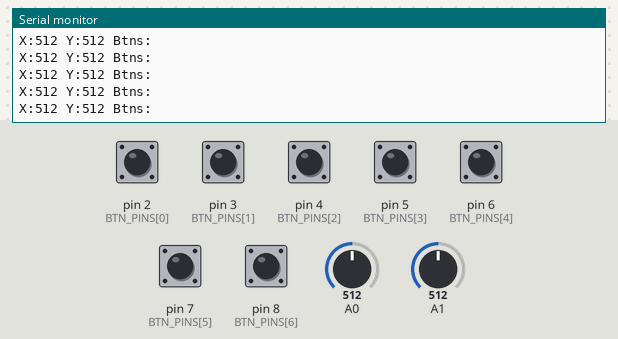
This sketch was run on a simulated Arduino Uno, built with avr-gcc and run on an emulated ATmega328P. Parts: the last lines printed to the serial monitor. Inputs (shaded band) come from the test bench; at power-on: pin 2 (BTN_PINS[0]), pin 3 (BTN_PINS[1]), pin 4 (BTN_PINS[2]), pin 5 (BTN_PINS[3]), pin 6 (BTN_PINS[4]), pin 7 (BTN_PINS[5]), pin 8 (BTN_PINS[6]) HIGH, A0 = 512, A1 = 512.

Above: at 1.2 s.
1.3 s: pin 2 (BTN_PINS[0]) pulled LOW for 0.15 s
At 1.31 s:
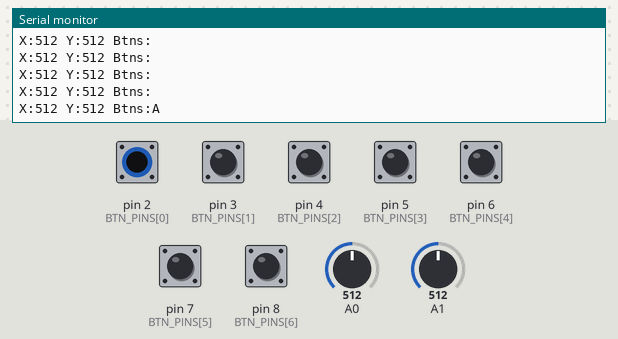
2.9 s: pin 3 (BTN_PINS[1]) pulled LOW for 0.15 s
At 3.03 s:
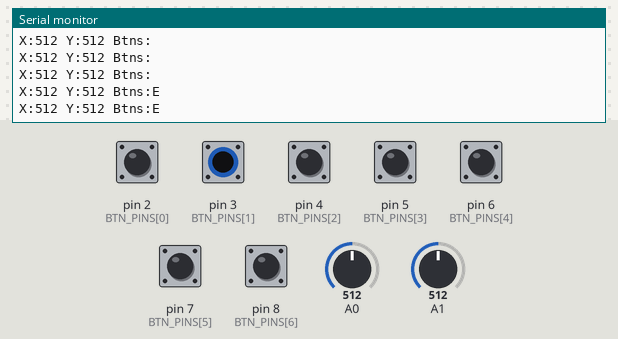
4.5 s: pin 4 (BTN_PINS[2]) pulled LOW for 0.15 s
At 4.54 s:
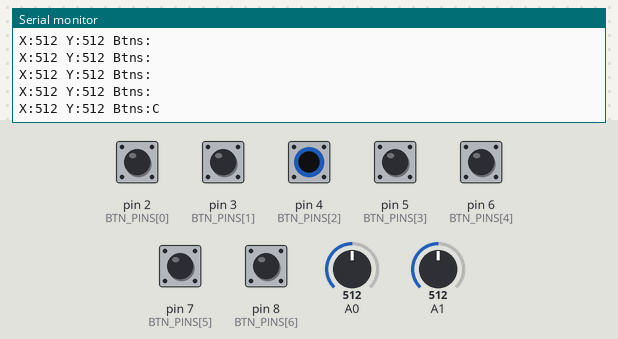
6.1 s: pin 5 (BTN_PINS[3]) pulled LOW for 0.15 s
At 6.15 s:
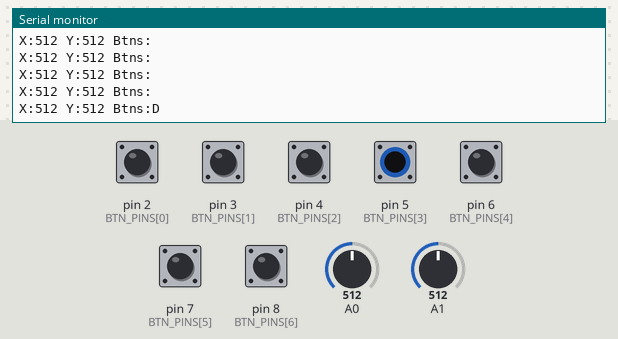
7.7 s: pin 6 (BTN_PINS[4]) pulled LOW for 0.15 s
At 7.76 s:
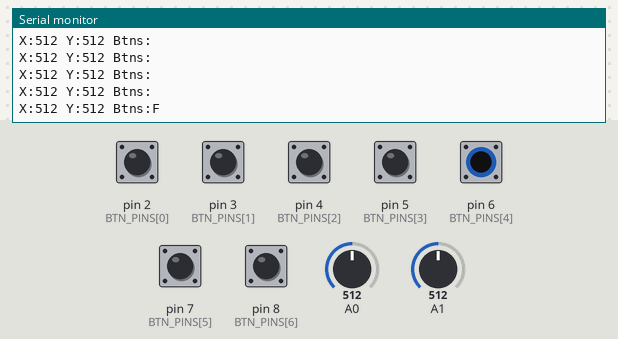
9.3 s: A0 set to 0
At 9.37 s:
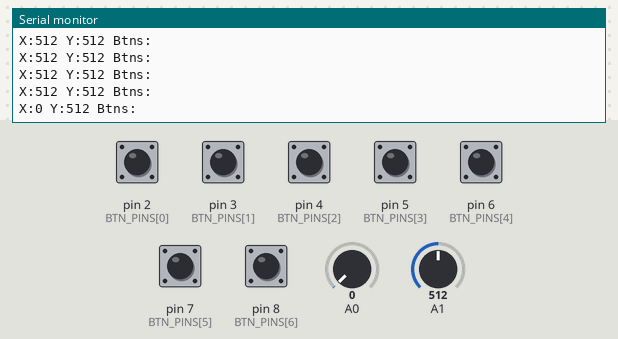

The sketch:

joystick_serial_monitor.ino
```cpp
// Reads X/Y analog axes and seven digital buttons from the joystick shield and prints their values to the serial monitor.
//
// Full tutorial: https://shillehtek.com/blogs/news/arduino-uno-joystick-shield-usb-gamepad-nrf24-transmitter
// Parts used: https://shillehtek.com/products/joystick-shield-v1-a-gamepad-controller-module-for-arduino-r3
//             https://shillehtek.com/products/nrf24l01-2-4ghz-wireless-transceiver-module-spi-for-arduino
//             https://shillehtek.com/products/pro-micro-atmega32u4-5v-16mhz-presoldered-micro-usb
// More examples: https://github.com/shillehbean/shillehtek-examples
//

const int BTN_PINS[] = {2, 3, 4, 5, 6, 7, 8};
const char* BTN_NAMES[] = {"A", "E", "C", "D", "F", "B", "Z"};

void setup() {
  Serial.begin(9600);
  for (int p : BTN_PINS) pinMode(p, INPUT_PULLUP);
}

void loop() {
  int x = analogRead(A0);
  int y = analogRead(A1);

  Serial.print("X:"); Serial.print(x);
  Serial.print(" Y:"); Serial.print(y);
  Serial.print(" Btns:");

  for (int i = 0; i < 7; i++) {
    if (digitalRead(BTN_PINS[i]) == LOW) {
      Serial.print(BTN_NAMES[i]);
      Serial.print(" ");
    }
  }

  Serial.println();
  delay(100);
}
```

axis_read_helpers.ino
```cpp
// Provides a helper function that normalizes an analog axis reading to a -100..100 range with a configurable deadzone and mapping based on min/center/max values.
//
// Full tutorial: https://shillehtek.com/blogs/news/arduino-uno-joystick-shield-usb-gamepad-nrf24-transmitter
// Parts used: https://shillehtek.com/products/joystick-shield-v1-a-gamepad-controller-module-for-arduino-r3
//             https://shillehtek.com/products/nrf24l01-2-4ghz-wireless-transceiver-module-spi-for-arduino
//             https://shillehtek.com/products/pro-micro-atmega32u4-5v-16mhz-presoldered-micro-usb
// More examples: https://github.com/shillehbean/shillehtek-examples
//

int X_MIN = 0, X_CTR = 512, X_MAX = 1023, X_DEAD = 20;

int axisRead(int pin, int min, int ctr, int max, int dead) {
  int v = analogRead(pin) - ctr;
  if (abs(v) < dead) return 0;
  if (v > 0) return map(v, dead, max - ctr, 0, 100);
  return map(v, ctr - min, -dead, -100, 0);
}
```

Measured:
- after the input at 1.3 s, the serial monitor: prints a new line at once (image 1)
- after the input at 2.9 s, the serial monitor: prints a new line at once (image 2)
- after the input at 4.5 s, the serial monitor: prints a new line at once (image 3)
- after the input at 6.1 s, the serial monitor: prints a new line at once (image 4)
- after the input at 7.7 s, the serial monitor: prints a new line after 0.05 s (image 5)
- after the input at 9.3 s, the serial monitor: prints a new line after 0.06 s (image 6)
